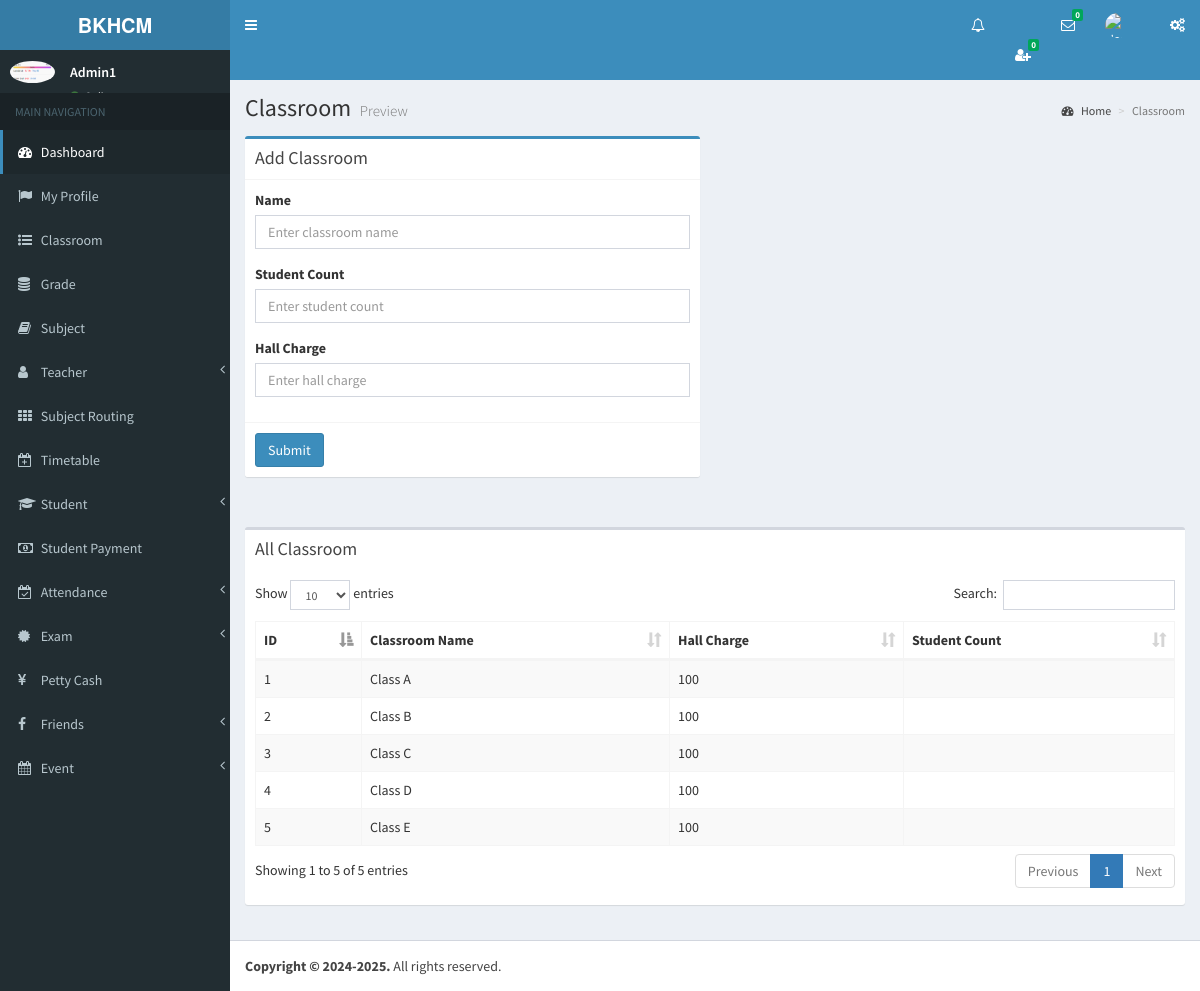
The page /pages/class_room.php on the database its author committed.
### tables this page shows
CREATE TABLE `class_room` (
  `id` int(11) NOT NULL,
  `name` varchar(255) NOT NULL,
  `student_count` int(11) NOT NULL
);

### pages/class_room.php (the view, shortened to what this page needs)
<?php include_once('head.php'); ?>
<?php include_once('header.php'); ?>
<?php include_once('sidebar.php'); ?>
      <div class="content-wrapper">
        <section class="content-header">
          <h1>
            Classroom
            <small>Preview</small>
          </h1>
          <ol class="breadcrumb">
            <li><a href="#"><i class="fa fa-dashboard"></i> Home</a></li>
            <li class="active">Classroom</li>
          </ol>
        </section>
        <section class="content">
          <div class="row">
            <div class="col-md-6">
              <div class="box box-primary">
                <div class="box-header with-border">
                  <h3 class="box-title">Add Classroom</h3>
                </div>
                <form role="form" action="index.php" method="post">
                  <div class="box-body">
                    <div class="form-group">
                      <label for="exampleInputEmail1">Name</label>
                      <input type="text" class="form-control" id="exampleInputEmail1" placeholder="Enter classroom name" name="name">
                    </div>
                    <div class="form-group">
                      <label for="exampleInputPassword1">Student Count</label>
                      <input type="text" class="form-control" id="exampleInputPassword1" placeholder="Enter student count" name="student_count">
                    </div>
                    <div class="form-group">
                      <label for="exampleInputPassword1">Hall Charge</label>
                      <input type="text" class="form-control" id="exampleInputPassword1" placeholder="Enter hall charge" name="hall_charge">
                    </div>
                  </div>
                  <div class="box-footer">
                    <button type="submit" class="btn btn-primary">Submit</button>
                  </div>
                </form>
                </div>
              </div>
         	</div>
         </section>
        <section class="content">
          <div class="row">
            <div class="col-xs-12">
              <div class="box">
                <div class="box-header">
                  <h3 class="box-title">All Classroom</h3>
                </div>
                <div class="box-body">
                	<table id="example1" class="table table-bordered table-striped">
                    <thead>
                      <tr>
                        <th>ID</th>
                        <th>Classroom Name</th>
                        <th>Hall Charge</th>
                        <th>Student Count</th>
                      </tr>
                    </thead>
                    <tbody>
<?php
include_once('config.php');
$sql="SELECT * FROM class_room";
$result = mysqli_query($conn,$sql);
$count=0;
while($row=mysqli_fetch_assoc($result)){
$count++;
?>
						<tr>
                        	 <td> <?php echo $count; ?>  </td>
                            <td> <?php echo $row['name']; ?> </td>
                            <td> <?php echo $row['student_count']; ?> </td>
                            <td> <?php echo $row['hall_charge']; ?> </td>
                        </tr>
 <?php
 }
 ?>
                    </tbody>
                  </table>
                </div>
              </div>
             </div>
            </div>
          </section>
  </div>
<?php include_once('footer.php'); ?>

### view/sidebar.php (shortened to what this page needs)
  <aside class="main-sidebar">
    <section class="sidebar">
<?php
include_once('../controller/config.php');
$index=$_SESSION["index_number"];
$sql="SELECT * FROM admin WHERE index_number='$index'";
$result=mysqli_query($conn,$sql);
$row=mysqli_fetch_assoc($result);
$name=$row['i_name'];
$image=$row['image_name'];
?>
      <div class="user-panel">
      	<div class="pull-left image">
        	<img src="../<?php echo $image; ?>" class="img-circle" alt="User Image">
        </div>
        <div class="pull-left info">
        	<p><?php echo $name; ?></p>
            <a href="#"><i class="fa fa-circle text-success"></i> Online</a>
        </div>
      </div>
      <ul class="sidebar-menu">
        <li class="header">MAIN NAVIGATION</li>
        <li class="active treeview">
          <a href="dashboard.php">
            <i class="fa fa-dashboard"></i> <span>Dashboard</span>
          </a>
        </li>
         <li>
          <a href="admin_profile.php">
            <i class="fa fa-flag"></i> <span>My Profile</span>
          </a>
        </li>
        <li>
          <a href="class_room.php">
            <i class="fa fa-list-ul"></i> <span>Classroom</span>
          </a>
        </li>
        <li>
          <a href="grade.php">
            <i class="fa fa-database"></i> <span>Grade</span>
          </a>
        </li>
        <li>
          <a href="subject.php">
            <i class="fa fa-book"></i> <span>Subject</span>
          </a>
        </li>
        <li class="treeview">
          <a href="#">
            <i class="fa fa-user" aria-hidden="true"></i>
            <span>Teacher</span>
            <span class="pull-right-container">
              <i class="fa fa-angle-left pull-right"></i>
            </span>
          </a>
        </li>
        <li>
          <a href="subject_routing.php">
            <i class="fa fa-th"></i> <span>Subject Routing</span>
          </a>
        </li>
        <li>
          <a href="timetable.php">
            <i class="fa fa-calendar-plus-o"></i> <span>Timetable</span>
          </a>
        </li>
        <li class="treeview">
          <a href="#">
            <i class="fa fa-graduation-cap"></i>
            <span>Student</span>
            <span class="pull-right-container">
              <i class="fa fa-angle-left pull-right"></i>
            </span>
          </a>
        </li>
        <li>
          <a href="student_payment.php">
            <i class="fa fa-money"></i> <span>Student Payment</span>
          </a>
        </li>
         <li class="treeview">
          <a href="#">
            <i class="fa fa-calendar-check-o"></i>
            <span>Attendance</span>
            <span class="pull-right-container">
              <i class="fa fa-angle-left pull-right"></i>
            </span>
          </a>
        </li>
        <li class="treeview">
          <a href="#">
            <i class="fa fa-certificate"></i>
            <span>Exam</span>
            <span class="pull-right-container">
              <i class="fa fa-angle-left pull-right"></i>
            </span>
          </a>
        </li>
        <li>
          <a href="petty_cash.php">
            <i class="fa fa-yen"></i> <span>Petty Cash</span>
          </a>
        </li>
        <li class="treeview">
          <a href="#">
            <i class="fa fa-facebook"></i>
            <span>Friends</span>
            <span class="pull-right-container">
              <i class="fa fa-angle-left pull-right"></i>
            </span>
          </a>
        </li>
        <li class="treeview">
          <a href="#">
            <i class="fa fa-calendar"></i>
            <span>Event</span>
            <span class="pull-right-container">
              <i class="fa fa-angle-left pull-right"></i>
            </span>
          </a>
        </li>
      </ul>
    </section>
  </aside>

### rows shown on the page
class_room: name "Class A", student_count "100"
class_room: name "Class B", student_count "100"
class_room: name "Class C", student_count "100"
class_room: name "Class D", student_count "100"
class_room: name "Class E", student_count "100"

### other values the page prints
$unread_count "0"
$unread_msg_count "0"
$name "Admin1"
